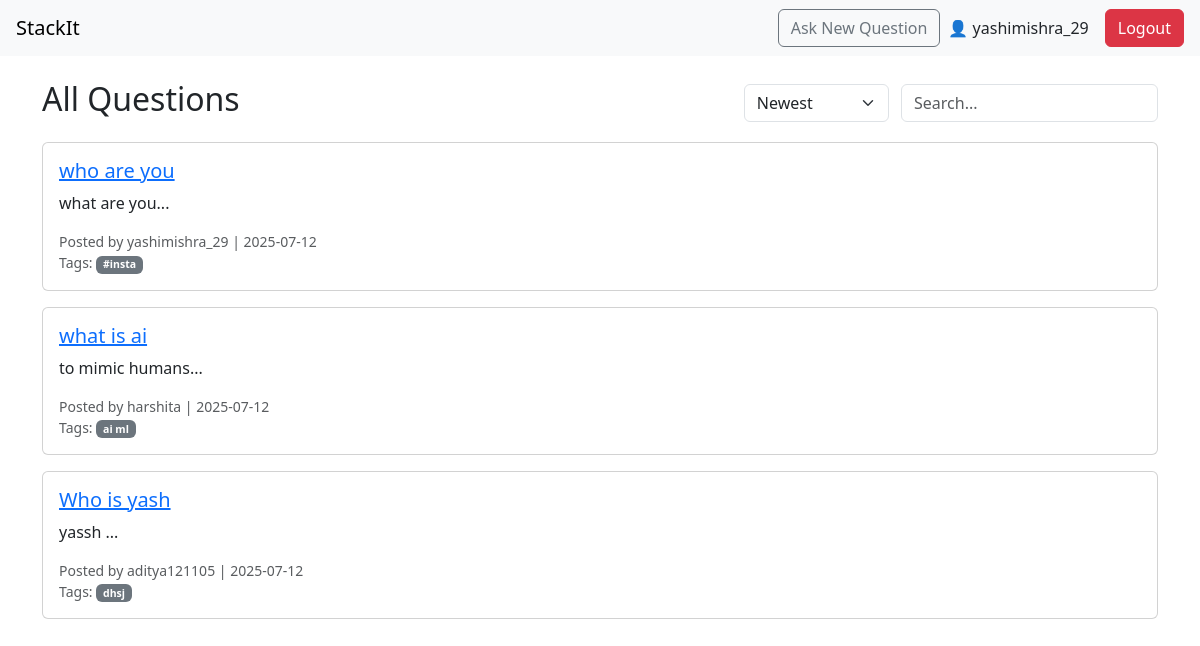
The app's page / (signed in) with its own data.
### app/models.py (models this page shows)
class User(UserMixin, db.Model):
    id = db.Column(db.Integer, primary_key=True)
    username = db.Column(db.String(150), unique=True, nullable=False)
    email = db.Column(db.String(150), unique=True, nullable=False)
    password = db.Column(db.String(200), nullable=False)
    answers = db.relationship('Answer', backref='author', lazy=True)
    questions = db.relationship('Question', backref='author', lazy=True)
    votes = db.relationship('Vote', backref='voter', lazy=True)

class Question(db.Model):
    id = db.Column(db.Integer, primary_key=True)
    title = db.Column(db.String(300), nullable=False)
    description = db.Column(db.Text, nullable=False)
    date_posted = db.Column(db.DateTime, default=datetime.utcnow)
    user_id = db.Column(db.Integer, db.ForeignKey('user.id'), nullable=False)
    tags = db.relationship('Tag', secondary=question_tags, backref=db.backref('questions', lazy='dynamic'))
    answers = db.relationship('Answer', backref='question', lazy=True)

class Tag(db.Model):
    id = db.Column(db.Integer, primary_key=True)
    name = db.Column(db.String(50), unique=True, nullable=False)

### app/routes.py (the view)
@bp.route('/')
def home():
    questions = Question.query.order_by(Question.date_posted.desc()).all()
    return render_template('home.html', questions=questions)

### app/routes.py (called while the page is built)
@login_manager.user_loader
def load_user(user_id):
    return User.query.get(int(user_id))

### app/templates/home.html (shortened to what this page needs)
{% extends 'base.html' %}
{% block content %}
<div class="d-flex justify-content-between align-items-center mb-3">
  <h2>All Questions</h2>
  <div>
    <select class="form-select d-inline-block w-auto me-2">
      <option selected>Newest</option>
    </select>
    <input type="text" class="form-control d-inline-block w-auto" placeholder="Search...">
  </div>
</div>
{% for q in questions %}
<div class="card mb-3">
  <div class="card-body">
    <h5><a href="{{ url_for('main.question_detail', question_id=q.id) }}">{{ q.title }}</a></h5>
    <p>{{ q.description[:200] }}...</p>
    <div class="small text-muted">
      Posted by {{ q.author.username }} | {{ q.date_posted.strftime('%Y-%m-%d') }}
      <br>
      Tags:
      {% for tag in q.tags %}
        <span class="badge bg-secondary">{{ tag.name }}</span>
      {% endfor %}
    </div>
  </div>
</div>
{% endfor %}
{% endblock %}

### app/templates/base.html (shortened to what this page needs)
<!DOCTYPE html>
<html lang="en">
<head>
  <link rel="stylesheet" href="{{ url_for('static', filename='css/style.css') }}">
  <link rel="stylesheet" href="https://cdn.jsdelivr.net/npm/bootstrap@5.3.0/dist/css/bootstrap.min.css">
</head>
<body>
  <nav class="navbar navbar-expand-lg navbar-light bg-light px-3">
    <a class="navbar-brand" href="{{ url_for('main.home') }}">StackIt</a>
    <div class="ms-auto d-flex align-items-center">
      {% if current_user.is_authenticated %}
        <a class="btn btn-outline-secondary me-2" href="{{ url_for('main.ask') }}">Ask New Question</a>
        <span class="me-3">👤 {{ current_user.username }}</span>
        <a class="btn btn-danger" href="{{ url_for('main.logout') }}">Logout</a>
      {% else %}
        <a class="btn btn-outline-primary" href="{{ url_for('main.login') }}">Login</a>
      {% endif %}
    </div>
  </nav>
  <div class="container mt-4">
    {% block content %}{% endblock %}
  </div>
</body>
</html>

### app/static/css/style.css (style rules this page uses)
:root { --primary-color: #3b49df; --primary-hover: #2f3ab2; --secondary-color: #f5f5f5; --text-color: #333; --light-text: #666; --lighter-text: #999; --border-color: #ddd; --success-color: #28a745; --danger-color: #dc3545; --warning-color: #ffc107; --info-color: #17a2b8; --white: #fff; --light-bg: #f8f9fa; --dark-bg: #343a40; --shadow: 0 1px 3px rgba(0, 0, 0, 0.1); }
* { margin: 0; padding: 0; box-sizing: border-box; }
body { font-family: -apple-system, BlinkMacSystemFont, 'Segoe UI', Roboto, Oxygen, Ubuntu, Cantarell, sans-serif; color: var(--text-color); line-height: 1.6; background-color: var(--light-bg); }
.container { width: 100%; max-width: 1200px; margin: 0 auto; padding: 0 15px; }
a { text-decoration: none; color: var(--primary-color); }
.btn { display: inline-block; padding: 8px 16px; border-radius: 4px; font-size: 14px; font-weight: 500; cursor: pointer; transition: all 0.3s ease; }
.btn { padding: 8px 12px; border-radius: 4px; font-size: 12px; font-weight: 500; cursor: pointer; border: 1px solid transparent; transition: all 0.2s; }

### records on screen
User: username "yashimishra_29"
Question: title "who are you", description "what are you", author.username "yashimishra_29", date_posted "2025-07-12"
Tag: name "#insta"
Question: title "what is ai", description "to mimic humans", author.username "harshita", date_posted "2025-07-12"
Tag: name "ai ml"
Question: title "Who is yash", description "yassh", author.username "aditya121105", date_posted "2025-07-12"
Tag: name "dhsj"
